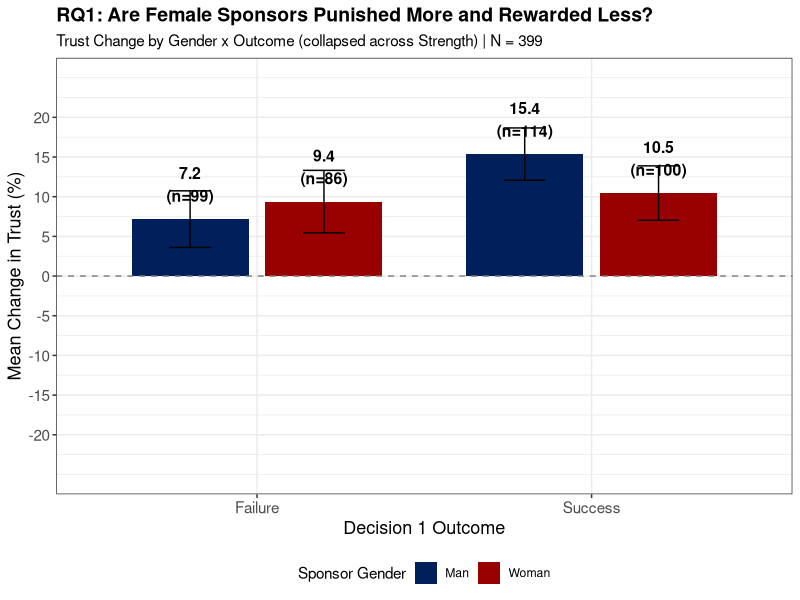
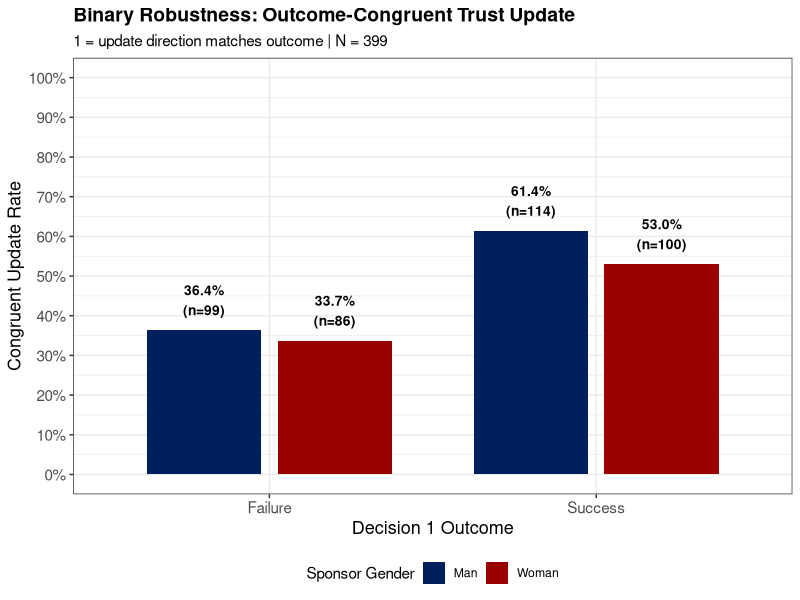
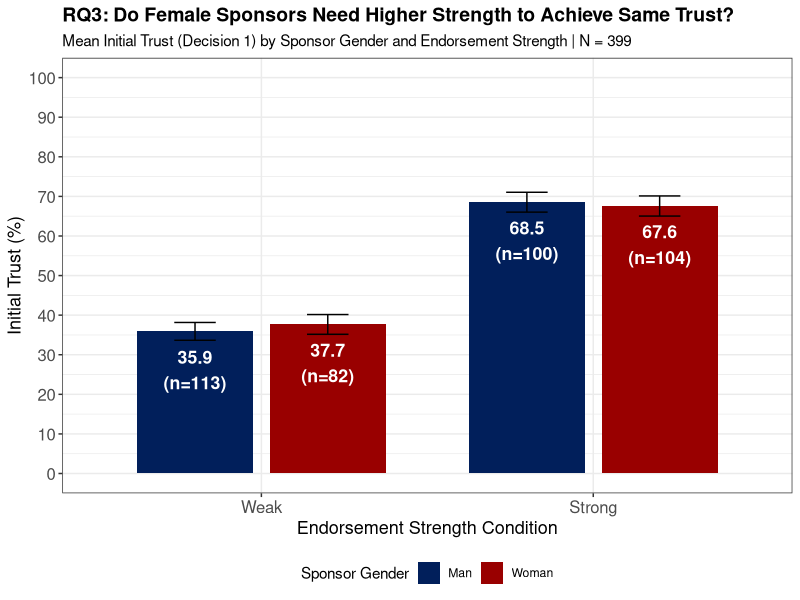
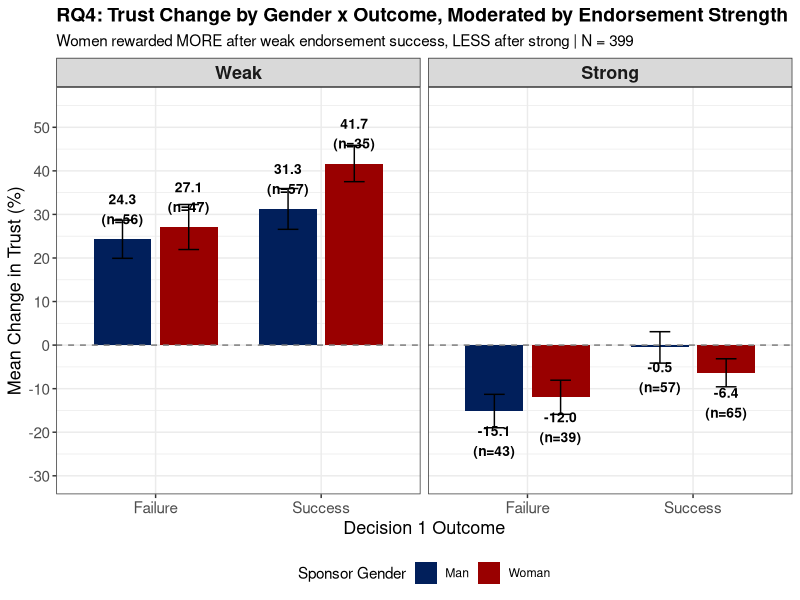
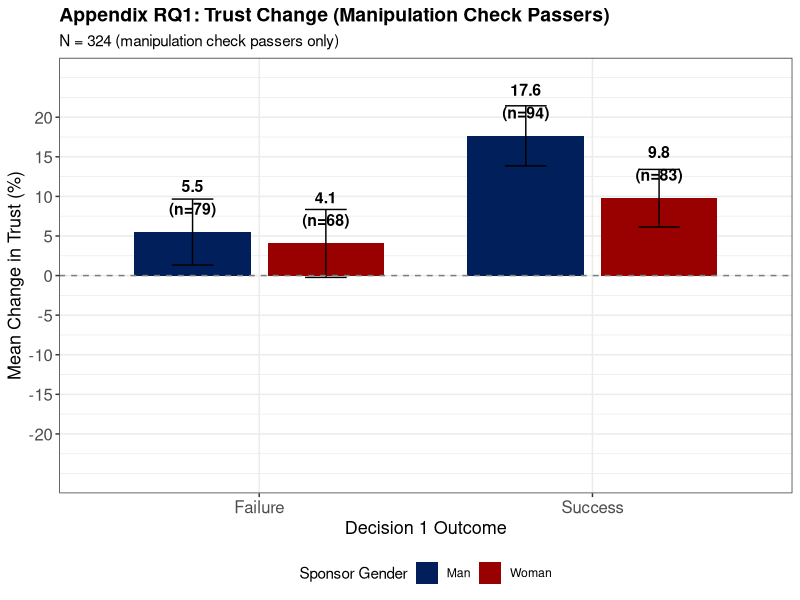
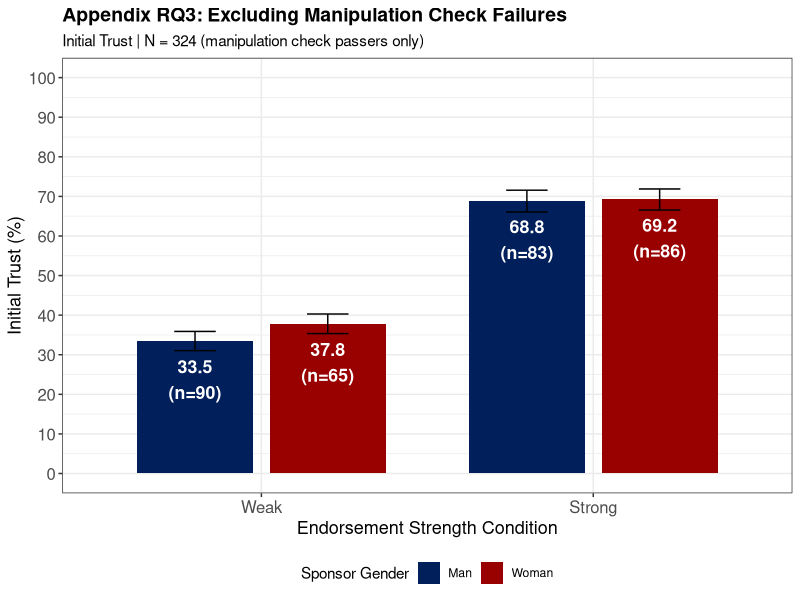
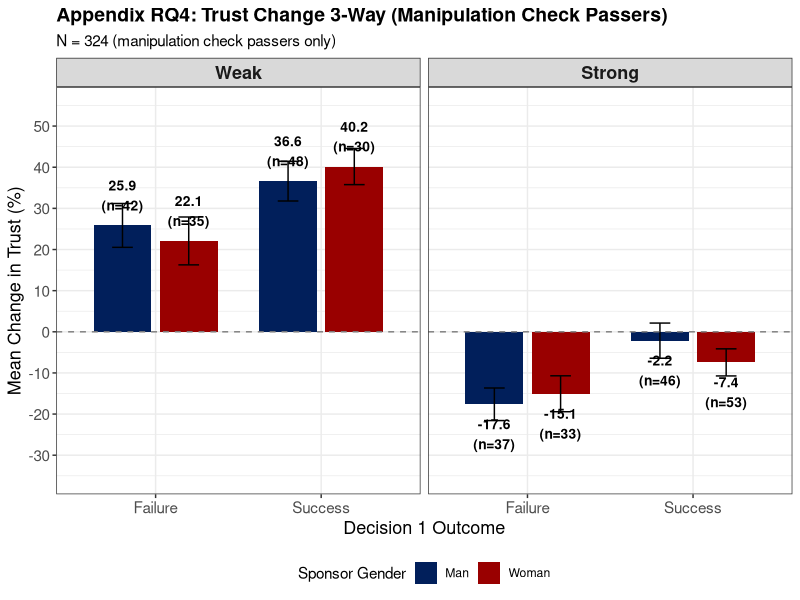

Recreate these plots in R, in order.
## ---- chunk 1
rm(list = ls())
knitr::opts_chunk$set(
  echo = FALSE,
  message = FALSE,
  warning = FALSE,
  fig.width = 10,
  fig.height = 6
)

library(dplyr)
library(tidyr)
library(ggplot2)
library(knitr)
is_pdf <- knitr::is_latex_output()
if (!is_pdf) library(kableExtra)

styled_kable <- function(data, ...) {
  k <- kable(data, booktabs = TRUE, ...)
  if (!is_pdf) k <- kable_styling(k, bootstrap_options = c("striped", "condensed"), full_width = FALSE)
  k
}

PENN_BLUE   <- "#011F5B"
PENN_RED    <- "#990000"
SUCCESS_GRN <- "#2E7D32"
FAILURE_RED <- "#C62828"

# Feb 19 Prolific study only
TARGET_STUDY <- "699503492f16351efc6be595"
## ---- chunk 2
# ─── Stage 3 data ───
raw <- read.csv("../output/stage3_pilot_data.csv", stringsAsFactors = FALSE)
raw <- raw[-c(1, 2), ]

numeric_cols <- c("Progress", "Duration..in.seconds.", "Finished",
                  "endorser_slider_value_q1", "endorser_slider_value_q2",
                  "stake_percent_q1", "stake_percent_q2",
                  "rt_ms_stage3_q1", "rt_ms_stage3_q2", "rt_ms_stage3_outcome",
                  "stage3_q1_is_correct", "stage3_q1_actual_bonus",
                  "age", "gender", "race")
for (col in numeric_cols) {
  if (col %in% names(raw)) raw[[col]] <- suppressWarnings(as.numeric(raw[[col]]))
}

raw$StartDate <- as.POSIXct(raw$StartDate, format = "%Y-%m-%d %H:%M:%S")
raw$date <- as.Date(raw$StartDate)

# Exclusion cascade
d0 <- raw
d1 <- d0 %>% filter(Status != "1")
d2 <- d1 %>% filter(Finished == 1)
d3 <- d2 %>% filter(!is.na(PROLIFIC_PID) & trimws(PROLIFIC_PID) != "")
d3b <- d3 %>% filter(STUDY_ID == TARGET_STUDY)
d4 <- d3b %>% filter(Q42 == "2")
d5 <- d4 %>% filter(!is.na(assigned_condition) & trimws(assigned_condition) != "")
d6 <- d5 %>% filter(!is.na(stake_percent_q1))
df <- d6

# Derive variables
df <- df %>%
  mutate(
    endorser_gender_code = ifelse(grepl("^M_", assigned_condition), "Man", "Woman"),
    endorser_correct     = ifelse(grepl("_correct_", assigned_condition), 1, 0),
    endorser_strong      = ifelse(grepl("_strong$", assigned_condition), 1, 0),
    endorser_gender_f = factor(endorser_gender_code, levels = c("Man", "Woman")),
    correctness_f     = factor(ifelse(endorser_correct == 1, "Correct", "Incorrect"),
                               levels = c("Incorrect", "Correct")),
    strength_f        = factor(ifelse(endorser_strong == 1, "Strong", "Weak"),
                               levels = c("Weak", "Strong")),
    outcome_f         = factor(ifelse(stage3_q1_is_correct == 1, "Success", "Failure"),
                               levels = c("Failure", "Success")),
    trust_change = stake_percent_q2 - stake_percent_q1,
    duration_min = Duration..in.seconds. / 60
  )

df <- df %>%
  mutate(
    abs_strength_q1 = abs(endorser_slider_value_q1 - 50),
    abs_strength_q2 = abs(endorser_slider_value_q2 - 50)
  )

df_tc <- df %>%
  filter(!is.na(trust_change), !is.na(stake_percent_q2)) %>%
  mutate(
    abs_strength_q1_c = abs_strength_q1 - mean(abs_strength_q1, na.rm = TRUE),
    abs_strength_q2_c = abs_strength_q2 - mean(abs_strength_q2, na.rm = TRUE),
    congruent_update = ifelse(
      (outcome_f == "Success" & trust_change > 0) |
      (outcome_f == "Failure" & trust_change < 0),
      1, 0
    )
  )

# ─── Manipulation check subsets (used in Appendix) ───
df$q44_resp <- case_when(df$Q44 == "1" ~ "Man", df$Q44 == "2" ~ "Woman", TRUE ~ NA_character_)
df_pass <- df %>% filter(q44_resp == endorser_gender_code)
df_pass_tc <- df_pass %>%
  filter(!is.na(trust_change), !is.na(stake_percent_q2)) %>%
  mutate(
    abs_strength_q1_c = abs_strength_q1 - mean(abs_strength_q1, na.rm = TRUE),
    abs_strength_q2_c = abs_strength_q2 - mean(abs_strength_q2, na.rm = TRUE),
    congruent_update = ifelse(
      (outcome_f == "Success" & trust_change > 0) |
      (outcome_f == "Failure" & trust_change < 0),
      1, 0
    )
  )

# ─── Helper functions ───
safe_coef <- function(model, term) {
  cf <- coef(model)
  if (term %in% names(cf)) round(cf[term], 3) else NA
}
safe_p <- function(model, term) {
  s <- summary(model)$coefficients
  if (term %in% rownames(s)) round(s[term, 4], 3) else NA
}
## ---- chunk 3
rq1_vars <- data.frame(
  Coefficient = c("Woman", "Success", "Woman x Success", "Strong"),
  R_Name = c("endorser_gender_fWoman", "outcome_fSuccess",
             "...fWoman:outcome_fSuccess", "strength_fStrong"),
  Coding = c("Man = 0 (ref), Woman = 1", "Failure = 0 (ref), Success = 1",
             "Interaction term", "Weak = 0 (ref), Strong = 1")
)
styled_kable(rq1_vars, col.names = c("Term", "Name in R output", "Coding"),
             row.names = FALSE)
## ---- chunk 4
model_rq1 <- lm(trust_change ~ endorser_gender_f * outcome_f + strength_f,
                 data = df_tc)
summary(model_rq1)
## ---- chunk 5
rq1_stats <- df_tc %>%
  group_by(endorser_gender_f, outcome_f) %>%
  summarise(
    mean_change = mean(trust_change),
    se = sd(trust_change) / sqrt(n()),
    n = n(),
    .groups = "drop"
  )

ggplot(rq1_stats,
       aes(x = outcome_f, y = mean_change, fill = endorser_gender_f)) +
  geom_bar(stat = "identity", position = position_dodge(0.8), width = 0.7) +
  geom_errorbar(aes(ymin = mean_change - se, ymax = mean_change + se),
                position = position_dodge(0.8), width = 0.25) +
  geom_hline(yintercept = 0, linetype = "dashed", color = "gray50") +
  geom_text(aes(label = sprintf("%.1f\n(n=%d)", mean_change, n),
                vjust = ifelse(mean_change >= 0, -0.5, 1.5)),
            position = position_dodge(0.8),
            size = 4, fontface = "bold", color = "black") +
  scale_fill_manual(values = c("Man" = PENN_BLUE, "Woman" = PENN_RED)) +
  scale_y_continuous(limits = c(-25, 25), breaks = seq(-20, 20, 5)) +
  labs(
    title = "RQ1: Are Female Sponsors Punished More and Rewarded Less?",
    subtitle = paste0("Trust Change by Gender x Outcome (collapsed across Strength) | N = ", nrow(df_tc)),
    x = "Decision 1 Outcome",
    y = "Mean Change in Trust (%)",
    fill = "Sponsor Gender"
  ) +
  theme_bw() +
  theme(
    legend.position = "bottom",
    plot.title = element_text(size = 14, face = "bold"),
    plot.subtitle = element_text(size = 11),
    strip.text = element_text(size = 13, face = "bold"),
    axis.text = element_text(size = 11),
    axis.title = element_text(size = 13)
  )
## ---- chunk 6
rq1_bin_vars <- data.frame(
  Coefficient = c("DV: congruent_update", "Woman", "Success", "Woman x Success",
                  "abs_strength_q1_c", "abs_strength_q2_c"),
  R_Name = c("congruent_update", "endorser_gender_fWoman", "outcome_fSuccess",
             "...fWoman:outcome_fSuccess", "abs_strength_q1_c", "abs_strength_q2_c"),
  Coding = c("0/1 outcome-congruent trust movement", "Man = 0 (ref), Woman = 1",
             "Failure = 0 (ref), Success = 1", "Interaction term",
             "Centered |Q1 slider - 50|", "Centered |Q2 slider - 50|")
)
styled_kable(rq1_bin_vars, col.names = c("Term", "Name in R output", "Coding"),
             row.names = FALSE)
## ---- chunk 7
model_rq1_binary <- glm(congruent_update ~ endorser_gender_f * outcome_f +
                          abs_strength_q1_c + abs_strength_q2_c,
                        family = binomial(link = "logit"),
                        data = df_tc)
summary(model_rq1_binary)
## ---- chunk 8
rq1_bin_stats <- df_tc %>%
  group_by(endorser_gender_f, outcome_f) %>%
  summarise(
    rate = mean(congruent_update),
    n = n(),
    .groups = "drop"
  )

ggplot(rq1_bin_stats,
       aes(x = outcome_f, y = rate, fill = endorser_gender_f)) +
  geom_bar(stat = "identity", position = position_dodge(0.8), width = 0.7) +
  geom_text(aes(label = sprintf("%.1f%%\n(n=%d)", 100 * rate, n)),
            position = position_dodge(0.8),
            vjust = -0.5, size = 3.5, fontface = "bold") +
  scale_fill_manual(values = c("Man" = PENN_BLUE, "Woman" = PENN_RED)) +
  scale_y_continuous(limits = c(0, 1), breaks = seq(0, 1, 0.1),
                     labels = function(x) paste0(round(100 * x), "%")) +
  labs(
    title = "Binary Robustness: Outcome-Congruent Trust Update",
    subtitle = paste0("1 = update direction matches outcome | N = ", nrow(df_tc)),
    x = "Decision 1 Outcome",
    y = "Congruent Update Rate",
    fill = "Sponsor Gender"
  ) +
  theme_bw() +
  theme(
    legend.position = "bottom",
    plot.title = element_text(size = 14, face = "bold"),
    plot.subtitle = element_text(size = 11),
    axis.text = element_text(size = 11),
    axis.title = element_text(size = 13)
  )
## ---- chunk 9
rq3_vars <- data.frame(
  Coefficient = c("DV: stake_percent_q1", "Woman", "Strong", "Woman x Strong"),
  R_Name = c("stake_percent_q1", "endorser_gender_fWoman", "strength_fStrong",
             "...fWoman:strength_fStrong"),
  Coding = c("0-100 (evaluator initial trust)", "Man = 0 (ref), Woman = 1",
             "Weak = 0 (ref), Strong = 1", "Interaction term")
)
styled_kable(rq3_vars, col.names = c("Term", "Name in R output", "Coding"),
             row.names = FALSE)
## ---- chunk 10
model_rq3 <- lm(stake_percent_q1 ~ endorser_gender_f * strength_f, data = df)
summary(model_rq3)
## ---- chunk 11
rq3_stats <- df %>%
  group_by(endorser_gender_f, strength_f) %>%
  summarise(
    mean_trust = mean(stake_percent_q1),
    se = sd(stake_percent_q1) / sqrt(n()),
    n = n(),
    .groups = "drop"
  )

ggplot(rq3_stats,
       aes(x = strength_f, y = mean_trust, fill = endorser_gender_f)) +
  geom_bar(stat = "identity", position = position_dodge(0.8), width = 0.7) +
  geom_errorbar(aes(ymin = mean_trust - se, ymax = mean_trust + se),
                position = position_dodge(0.8), width = 0.25) +
  geom_text(aes(label = sprintf("%.1f\n(n=%d)", mean_trust, n)),
            position = position_dodge(0.8),
            vjust = 1.5, size = 4.5, color = "white", fontface = "bold") +
  scale_fill_manual(values = c("Man" = PENN_BLUE, "Woman" = PENN_RED)) +
  scale_y_continuous(limits = c(0, 100), breaks = seq(0, 100, 10)) +
  labs(
    title = "RQ3: Do Female Sponsors Need Higher Strength to Achieve Same Trust?",
    subtitle = paste0("Mean Initial Trust (Decision 1) by Sponsor Gender and Endorsement Strength | N = ", nrow(df)),
    x = "Endorsement Strength Condition",
    y = "Initial Trust (%)",
    fill = "Sponsor Gender"
  ) +
  theme_bw() +
  theme(
    legend.position = "bottom",
    plot.title = element_text(size = 14, face = "bold"),
    plot.subtitle = element_text(size = 11),
    axis.text = element_text(size = 12),
    axis.title = element_text(size = 13)
  )
## ---- chunk 12
cell_means <- df_tc %>%
  group_by(endorser_gender_f, strength_f, outcome_f) %>%
  summarise(
    N = n(),
    Mean_TC = round(mean(trust_change), 1),
    SD = round(sd(trust_change), 1),
    SE = round(sd(trust_change) / sqrt(n()), 1),
    .groups = "drop"
  ) %>%
  arrange(endorser_gender_f, strength_f, outcome_f)

styled_kable(cell_means,
             col.names = c("Sponsor Gender", "Strength", "Outcome", "N", "Mean Trust Change", "SD", "SE"),
             row.names = FALSE)
## ---- chunk 13
boost <- df_tc %>%
  group_by(endorser_gender_f, strength_f, outcome_f) %>%
  summarise(mean_tc = mean(trust_change), .groups = "drop") %>%
  pivot_wider(names_from = outcome_f, values_from = mean_tc) %>%
  mutate(Success_Boost = round(Success - Failure, 1))

styled_kable(boost %>% select(endorser_gender_f, strength_f, Failure, Success, Success_Boost) %>%
               mutate(Failure = round(Failure, 1), Success = round(Success, 1)),
             col.names = c("Sponsor Gender", "Strength", "Failure Mean", "Success Mean", "Success Boost"),
             row.names = FALSE)
## ---- chunk 14
rq4_vars <- data.frame(
  Coefficient = c("Woman", "Strong", "Success",
                  "Woman x Success", "Woman x Strong", "Strong x Success",
                  "Woman x Strong x Success"),
  R_Name = c("endorser_gender_fWoman", "strength_fStrong", "outcome_fSuccess",
             "...fWoman:outcome_fSuccess", "...fWoman:strength_fStrong",
             "outcome_fSuccess:strength_fStrong",
             "...fWoman:outcome_fSuccess:strength_fStrong"),
  Coding = c("Man = 0 (ref), Woman = 1", "Weak = 0 (ref), Strong = 1",
             "Failure = 0 (ref), Success = 1",
             "Gender x Outcome in weak condition",
             "Gender x Strength in failure condition",
             "Strength x Outcome for male sponsors",
             "3-way: primary HQ4 test")
)
styled_kable(rq4_vars, col.names = c("Term", "Name in R output", "Coding"),
             row.names = FALSE)
## ---- chunk 15
model_rq4 <- lm(trust_change ~ endorser_gender_f * outcome_f * strength_f,
                 data = df_tc)
summary(model_rq4)
## ---- chunk 16
rq4_stats <- df_tc %>%
  group_by(endorser_gender_f, strength_f, outcome_f) %>%
  summarise(
    mean_change = mean(trust_change),
    se = sd(trust_change) / sqrt(n()),
    n = n(),
    .groups = "drop"
  )

ggplot(rq4_stats,
       aes(x = outcome_f, y = mean_change, fill = endorser_gender_f)) +
  geom_bar(stat = "identity", position = position_dodge(0.8), width = 0.7) +
  geom_errorbar(aes(ymin = mean_change - se, ymax = mean_change + se),
                position = position_dodge(0.8), width = 0.25) +
  geom_hline(yintercept = 0, linetype = "dashed", color = "gray50") +
  geom_text(aes(label = sprintf("%.1f\n(n=%d)", mean_change, n),
                vjust = ifelse(mean_change >= 0, -0.5, 1.5)),
            position = position_dodge(0.8),
            size = 3.5, fontface = "bold", color = "black") +
  facet_wrap(~ strength_f, nrow = 1) +
  scale_fill_manual(values = c("Man" = PENN_BLUE, "Woman" = PENN_RED)) +
  scale_y_continuous(limits = c(-30, 55), breaks = seq(-30, 50, 10)) +
  labs(
    title = "RQ4: Trust Change by Gender x Outcome, Moderated by Endorsement Strength",
    subtitle = paste0("Women rewarded MORE after weak endorsement success, LESS after strong | N = ", nrow(df_tc)),
    x = "Decision 1 Outcome",
    y = "Mean Change in Trust (%)",
    fill = "Sponsor Gender"
  ) +
  theme_bw() +
  theme(
    legend.position = "bottom",
    plot.title = element_text(size = 14, face = "bold"),
    plot.subtitle = element_text(size = 11),
    strip.text = element_text(size = 13, face = "bold"),
    axis.text = element_text(size = 11),
    axis.title = element_text(size = 13)
  )
## ---- chunk 17
df_weak <- df_tc %>% filter(strength_f == "Weak")
model_weak <- lm(trust_change ~ endorser_gender_f * outcome_f, data = df_weak)
summary(model_weak)
## ---- chunk 18
cat("--- Weak Condition Simple Effect ---\n")
cat("N =", nrow(df_weak), "\n")
cat("Man success boost:", round(coef(model_weak)["outcome_fSuccess"], 1), "\n")
cat("Woman success boost:", round(coef(model_weak)["outcome_fSuccess"] +
    coef(model_weak)["endorser_gender_fWoman:outcome_fSuccess"], 1), "\n")
cat("Gender x Outcome interaction:", round(coef(model_weak)["endorser_gender_fWoman:outcome_fSuccess"], 1),
    " (p =", round(summary(model_weak)$coefficients["endorser_gender_fWoman:outcome_fSuccess", 4], 3), ")\n")
## ---- chunk 19
df_strong <- df_tc %>% filter(strength_f == "Strong")
model_strong <- lm(trust_change ~ endorser_gender_f * outcome_f, data = df_strong)
summary(model_strong)
## ---- chunk 20
cat("--- Strong Condition Simple Effect ---\n")
cat("N =", nrow(df_strong), "\n")
cat("Man success boost:", round(coef(model_strong)["outcome_fSuccess"], 1), "\n")
cat("Woman success boost:", round(coef(model_strong)["outcome_fSuccess"] +
    coef(model_strong)["endorser_gender_fWoman:outcome_fSuccess"], 1), "\n")
cat("Gender x Outcome interaction:", round(coef(model_strong)["endorser_gender_fWoman:outcome_fSuccess"], 1),
    " (p =", round(summary(model_strong)$coefficients["endorser_gender_fWoman:outcome_fSuccess", 4], 3), ")\n")
## ---- chunk 21
int_term <- "endorser_gender_fWoman:outcome_fSuccess"

# Collapsed model for comparison
model_collapsed <- lm(trust_change ~ endorser_gender_f * outcome_f, data = df_tc)

se_summary <- data.frame(
  Condition = c("Weak only", "Strong only", "Collapsed (no strength)"),
  N = c(nrow(df_weak), nrow(df_strong), nrow(df_tc)),
  Man_Boost = c(
    round(coef(model_weak)["outcome_fSuccess"], 1),
    round(coef(model_strong)["outcome_fSuccess"], 1),
    round(coef(model_collapsed)["outcome_fSuccess"], 1)
  ),
  Woman_Boost = c(
    round(coef(model_weak)["outcome_fSuccess"] + coef(model_weak)[int_term], 1),
    round(coef(model_strong)["outcome_fSuccess"] + coef(model_strong)[int_term], 1),
    round(coef(model_collapsed)["outcome_fSuccess"] + coef(model_collapsed)[int_term], 1)
  ),
  Interaction_b = c(
    round(coef(model_weak)[int_term], 1),
    round(coef(model_strong)[int_term], 1),
    round(coef(model_collapsed)[int_term], 1)
  ),
  Interaction_p = c(
    round(summary(model_weak)$coefficients[int_term, 4], 3),
    round(summary(model_strong)$coefficients[int_term, 4], 3),
    round(summary(model_collapsed)$coefficients[int_term, 4], 3)
  )
)

styled_kable(se_summary,
             col.names = c("Condition", "N", "Man Success Boost", "Woman Success Boost",
                           "Interaction b", "Interaction p"),
             row.names = FALSE)
## ---- chunk 22
cat("Manipulation check pass: N =", nrow(df_pass), "of", nrow(df), "\n")
cat("  Man:", sum(df_pass$endorser_gender_code == "Man"),
    "| Woman:", sum(df_pass$endorser_gender_code == "Woman"), "\n")
cat("  Excluded:", nrow(df) - nrow(df_pass),
    "(Man:", sum(df$endorser_gender_code == "Man") - sum(df_pass$endorser_gender_code == "Man"),
    "| Woman:", sum(df$endorser_gender_code == "Woman") - sum(df_pass$endorser_gender_code == "Woman"), ")\n")
## ---- chunk 23
model_rq1_pass <- lm(trust_change ~ endorser_gender_f * outcome_f + strength_f,
                      data = df_pass_tc)
summary(model_rq1_pass)
## ---- chunk 24
rq1_pass_stats <- df_pass_tc %>%
  group_by(endorser_gender_f, outcome_f) %>%
  summarise(
    mean_change = mean(trust_change),
    se = sd(trust_change) / sqrt(n()),
    n = n(),
    .groups = "drop"
  )

ggplot(rq1_pass_stats,
       aes(x = outcome_f, y = mean_change, fill = endorser_gender_f)) +
  geom_bar(stat = "identity", position = position_dodge(0.8), width = 0.7) +
  geom_errorbar(aes(ymin = mean_change - se, ymax = mean_change + se),
                position = position_dodge(0.8), width = 0.25) +
  geom_hline(yintercept = 0, linetype = "dashed", color = "gray50") +
  geom_text(aes(label = sprintf("%.1f\n(n=%d)", mean_change, n),
                vjust = ifelse(mean_change >= 0, -0.5, 1.5)),
            position = position_dodge(0.8),
            size = 4, fontface = "bold", color = "black") +
  scale_fill_manual(values = c("Man" = PENN_BLUE, "Woman" = PENN_RED)) +
  scale_y_continuous(limits = c(-25, 25), breaks = seq(-20, 20, 5)) +
  labs(
    title = "Appendix RQ1: Trust Change (Manipulation Check Passers)",
    subtitle = paste0("N = ", nrow(df_pass_tc), " (manipulation check passers only)"),
    x = "Decision 1 Outcome",
    y = "Mean Change in Trust (%)",
    fill = "Sponsor Gender"
  ) +
  theme_bw() +
  theme(
    legend.position = "bottom",
    plot.title = element_text(size = 14, face = "bold"),
    plot.subtitle = element_text(size = 11),
    axis.text = element_text(size = 12),
    axis.title = element_text(size = 13)
  )
## ---- chunk 25
model_rq1_binary_pass <- glm(congruent_update ~ endorser_gender_f * outcome_f +
                               abs_strength_q1_c + abs_strength_q2_c,
                             family = binomial(link = "logit"),
                             data = df_pass_tc)
summary(model_rq1_binary_pass)
## ---- chunk 26
model_rq3_pass <- lm(stake_percent_q1 ~ endorser_gender_f * strength_f,
                      data = df_pass)
summary(model_rq3_pass)
## ---- chunk 27
rq3_pass_stats <- df_pass %>%
  group_by(endorser_gender_f, strength_f) %>%
  summarise(
    mean_trust = mean(stake_percent_q1),
    se = sd(stake_percent_q1) / sqrt(n()),
    n = n(),
    .groups = "drop"
  )

ggplot(rq3_pass_stats,
       aes(x = strength_f, y = mean_trust, fill = endorser_gender_f)) +
  geom_bar(stat = "identity", position = position_dodge(0.8), width = 0.7) +
  geom_errorbar(aes(ymin = mean_trust - se, ymax = mean_trust + se),
                position = position_dodge(0.8), width = 0.25) +
  geom_text(aes(label = sprintf("%.1f\n(n=%d)", mean_trust, n)),
            position = position_dodge(0.8),
            vjust = 1.5, size = 4.5, color = "white", fontface = "bold") +
  scale_fill_manual(values = c("Man" = PENN_BLUE, "Woman" = PENN_RED)) +
  scale_y_continuous(limits = c(0, 100), breaks = seq(0, 100, 10)) +
  labs(
    title = "Appendix RQ3: Excluding Manipulation Check Failures",
    subtitle = paste0("Initial Trust | N = ", nrow(df_pass), " (manipulation check passers only)"),
    x = "Endorsement Strength Condition",
    y = "Initial Trust (%)",
    fill = "Sponsor Gender"
  ) +
  theme_bw() +
  theme(
    legend.position = "bottom",
    plot.title = element_text(size = 14, face = "bold"),
    plot.subtitle = element_text(size = 11),
    axis.text = element_text(size = 12),
    axis.title = element_text(size = 13)
  )
## ---- chunk 28
cell_means_pass <- df_pass_tc %>%
  group_by(endorser_gender_f, strength_f, outcome_f) %>%
  summarise(
    N = n(),
    Mean_TC = round(mean(trust_change), 1),
    SD = round(sd(trust_change), 1),
    SE = round(sd(trust_change) / sqrt(n()), 1),
    .groups = "drop"
  ) %>%
  arrange(endorser_gender_f, strength_f, outcome_f)

styled_kable(cell_means_pass,
             col.names = c("Sponsor Gender", "Strength", "Outcome", "N", "Mean Trust Change", "SD", "SE"),
             row.names = FALSE)
## ---- chunk 29
boost_pass <- df_pass_tc %>%
  group_by(endorser_gender_f, strength_f, outcome_f) %>%
  summarise(mean_tc = mean(trust_change), .groups = "drop") %>%
  pivot_wider(names_from = outcome_f, values_from = mean_tc) %>%
  mutate(Success_Boost = round(Success - Failure, 1))

styled_kable(boost_pass %>% select(endorser_gender_f, strength_f, Failure, Success, Success_Boost) %>%
               mutate(Failure = round(Failure, 1), Success = round(Success, 1)),
             col.names = c("Sponsor Gender", "Strength", "Failure Mean", "Success Mean", "Success Boost"),
             row.names = FALSE)
## ---- chunk 30
model_rq4_pass <- lm(trust_change ~ endorser_gender_f * outcome_f * strength_f,
                      data = df_pass_tc)
summary(model_rq4_pass)
## ---- chunk 31
df_pass_weak <- df_pass_tc %>% filter(strength_f == "Weak")
model_pass_weak <- lm(trust_change ~ endorser_gender_f * outcome_f, data = df_pass_weak)
summary(model_pass_weak)
## ---- chunk 32
cat("--- Weak Condition (Manip Check Passers) ---\n")
cat("N =", nrow(df_pass_weak), "\n")
cat("Man success boost:", round(coef(model_pass_weak)["outcome_fSuccess"], 1), "\n")
cat("Woman success boost:", round(coef(model_pass_weak)["outcome_fSuccess"] +
    coef(model_pass_weak)["endorser_gender_fWoman:outcome_fSuccess"], 1), "\n")
cat("Gender x Outcome interaction:", round(coef(model_pass_weak)["endorser_gender_fWoman:outcome_fSuccess"], 1),
    " (p =", round(summary(model_pass_weak)$coefficients["endorser_gender_fWoman:outcome_fSuccess", 4], 3), ")\n")
## ---- chunk 33
df_pass_strong <- df_pass_tc %>% filter(strength_f == "Strong")
model_pass_strong <- lm(trust_change ~ endorser_gender_f * outcome_f, data = df_pass_strong)
summary(model_pass_strong)
## ---- chunk 34
cat("--- Strong Condition (Manip Check Passers) ---\n")
cat("N =", nrow(df_pass_strong), "\n")
cat("Man success boost:", round(coef(model_pass_strong)["outcome_fSuccess"], 1), "\n")
cat("Woman success boost:", round(coef(model_pass_strong)["outcome_fSuccess"] +
    coef(model_pass_strong)["endorser_gender_fWoman:outcome_fSuccess"], 1), "\n")
cat("Gender x Outcome interaction:", round(coef(model_pass_strong)["endorser_gender_fWoman:outcome_fSuccess"], 1),
    " (p =", round(summary(model_pass_strong)$coefficients["endorser_gender_fWoman:outcome_fSuccess", 4], 3), ")\n")
## ---- chunk 35
rq4_pass_stats <- df_pass_tc %>%
  group_by(endorser_gender_f, strength_f, outcome_f) %>%
  summarise(
    mean_change = mean(trust_change),
    se = sd(trust_change) / sqrt(n()),
    n = n(),
    .groups = "drop"
  )

ggplot(rq4_pass_stats,
       aes(x = outcome_f, y = mean_change, fill = endorser_gender_f)) +
  geom_bar(stat = "identity", position = position_dodge(0.8), width = 0.7) +
  geom_errorbar(aes(ymin = mean_change - se, ymax = mean_change + se),
                position = position_dodge(0.8), width = 0.25) +
  geom_hline(yintercept = 0, linetype = "dashed", color = "gray50") +
  geom_text(aes(label = sprintf("%.1f\n(n=%d)", mean_change, n),
                vjust = ifelse(mean_change >= 0, -0.5, 1.5)),
            position = position_dodge(0.8),
            size = 3.5, fontface = "bold", color = "black") +
  facet_wrap(~ strength_f, nrow = 1) +
  scale_fill_manual(values = c("Man" = PENN_BLUE, "Woman" = PENN_RED)) +
  scale_y_continuous(limits = c(-35, 55), breaks = seq(-30, 50, 10)) +
  labs(
    title = "Appendix RQ4: Trust Change 3-Way (Manipulation Check Passers)",
    subtitle = paste0("N = ", nrow(df_pass_tc), " (manipulation check passers only)"),
    x = "Decision 1 Outcome",
    y = "Mean Change in Trust (%)",
    fill = "Sponsor Gender"
  ) +
  theme_bw() +
  theme(
    legend.position = "bottom",
    plot.title = element_text(size = 14, face = "bold"),
    plot.subtitle = element_text(size = 11),
    strip.text = element_text(size = 13, face = "bold"),
    axis.text = element_text(size = 11),
    axis.title = element_text(size = 13)
  )
## ---- chunk 36
int_term <- "endorser_gender_fWoman:outcome_fSuccess"
model_pass_collapsed <- lm(trust_change ~ endorser_gender_f * outcome_f, data = df_pass_tc)

se_summary_pass <- data.frame(
  Condition = c("Weak only", "Strong only", "Collapsed (no strength)"),
  N = c(nrow(df_pass_weak), nrow(df_pass_strong), nrow(df_pass_tc)),
  Man_Boost = c(
    round(coef(model_pass_weak)["outcome_fSuccess"], 1),
    round(coef(model_pass_strong)["outcome_fSuccess"], 1),
    round(coef(model_pass_collapsed)["outcome_fSuccess"], 1)
  ),
  Woman_Boost = c(
    round(coef(model_pass_weak)["outcome_fSuccess"] + coef(model_pass_weak)[int_term], 1),
    round(coef(model_pass_strong)["outcome_fSuccess"] + coef(model_pass_strong)[int_term], 1),
    round(coef(model_pass_collapsed)["outcome_fSuccess"] + coef(model_pass_collapsed)[int_term], 1)
  ),
  Interaction_b = c(
    round(coef(model_pass_weak)[int_term], 1),
    round(coef(model_pass_strong)[int_term], 1),
    round(coef(model_pass_collapsed)[int_term], 1)
  ),
  Interaction_p = c(
    round(summary(model_pass_weak)$coefficients[int_term, 4], 3),
    round(summary(model_pass_strong)$coefficients[int_term, 4], 3),
    round(summary(model_pass_collapsed)$coefficients[int_term, 4], 3)
  )
)

styled_kable(se_summary_pass,
             col.names = c("Condition", "N", "Man Success Boost", "Woman Success Boost",
                           "Interaction b", "Interaction p"),
             row.names = FALSE)
## ---- chunk 37
rq1_int   <- "endorser_gender_fWoman:outcome_fSuccess"
rq3_int   <- "endorser_gender_fWoman:strength_fStrong"
rq4_int   <- "endorser_gender_fWoman:outcome_fSuccess:strength_fStrong"
se_int    <- "endorser_gender_fWoman:outcome_fSuccess"

comp <- data.frame(
  Test = c("RQ1: Gender x Outcome (collapsed)",
           "RQ1 (Binary): Gender x Outcome",
           "RQ3: Gender x Strength (Initial Trust)",
           "RQ4: 3-way (Gender x Strength x Outcome)",
           "RQ4 Simple: Gender x Outcome (Weak only)",
           "RQ4 Simple: Gender x Outcome (Strong only)"),
  Full_b = c(safe_coef(model_rq1, rq1_int),
             safe_coef(model_rq1_binary, rq1_int),
             safe_coef(model_rq3, rq3_int),
             safe_coef(model_rq4, rq4_int),
             safe_coef(model_weak, se_int),
             safe_coef(model_strong, se_int)),
  Full_p = c(safe_p(model_rq1, rq1_int),
             safe_p(model_rq1_binary, rq1_int),
             safe_p(model_rq3, rq3_int),
             safe_p(model_rq4, rq4_int),
             safe_p(model_weak, se_int),
             safe_p(model_strong, se_int)),
  Full_N = c(nrow(df_tc), nrow(df_tc), nrow(df), nrow(df_tc),
             nrow(df_weak), nrow(df_strong)),
  Pass_b = c(safe_coef(model_rq1_pass, rq1_int),
             safe_coef(model_rq1_binary_pass, rq1_int),
             safe_coef(model_rq3_pass, rq3_int),
             safe_coef(model_rq4_pass, rq4_int),
             safe_coef(model_pass_weak, se_int),
             safe_coef(model_pass_strong, se_int)),
  Pass_p = c(safe_p(model_rq1_pass, rq1_int),
             safe_p(model_rq1_binary_pass, rq1_int),
             safe_p(model_rq3_pass, rq3_int),
             safe_p(model_rq4_pass, rq4_int),
             safe_p(model_pass_weak, se_int),
             safe_p(model_pass_strong, se_int)),
  Pass_N = c(nrow(df_pass_tc), nrow(df_pass_tc), nrow(df_pass), nrow(df_pass_tc),
             nrow(df_pass_weak), nrow(df_pass_strong))
)

styled_kable(comp,
             col.names = c("Interaction Test",
                           "b (Full)", "p (Full)", "N (Full)",
                           "b (Pass)", "p (Pass)", "N (Pass)"),
             align = "lcccccc",
             row.names = FALSE)
